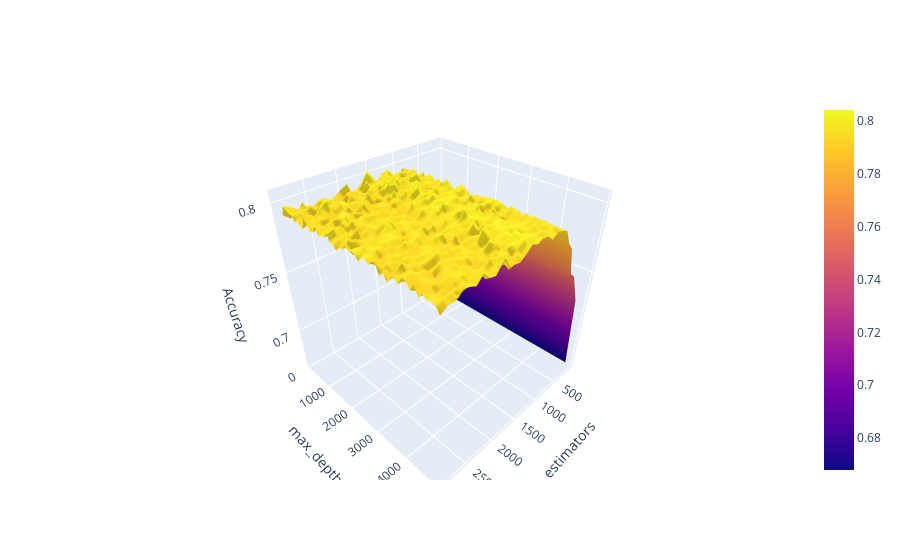

The code cell stored with this chart in its notebook:
### Code cell
depth_accuracy_accuracies = [[0.668, 0.731, 0.743, 0.748, 0.761, 0.777, 0.78, 0.794, 0.796, 0.788, 0.794, 0.799, 0.797, 0.784, 0.794, 0.784, 0.784, 0.786, 0.798, 0.796, 0.793, 0.79, 0.79, 0.789, 0.786, 0.796, 0.791, 0.788, 0.792], [0.668, 0.73, 0.739, 0.752, 0.76, 0.769, 0.782, 0.794, 0.791, 0.795, 0.793, 0.799, 0.795, 0.791, 0.798, 0.804, 0.797, 0.793, 0.791, 0.79, 0.792, 0.791, 0.795, 0.795, 0.792, 0.791, 0.793, 0.797, 0.799], [0.668, 0.728, 0.742, 0.76, 0.762, 0.772, 0.787, 0.792, 0.792, 0.788, 0.796, 0.794, 0.797, 0.799, 0.794, 0.795, 0.787, 0.793, 0.795, 0.795, 0.789, 0.788, 0.789, 0.788, 0.793, 0.796, 0.792, 0.793, 0.797], [0.668, 0.726, 0.742, 0.752, 0.764, 0.773, 0.785, 0.789, 0.796, 0.798, 0.798, 0.798, 0.796, 0.797, 0.795, 0.794, 0.8, 0.793, 0.791, 0.794, 0.785, 0.794, 0.796, 0.797, 0.793, 0.796, 0.795, 0.794, 0.796], [0.668, 0.727, 0.741, 0.752, 0.758, 0.772, 0.785, 0.791, 0.799, 0.795, 0.792, 0.797, 0.793, 0.801, 0.798, 0.798, 0.795, 0.789, 0.793, 0.795, 0.789, 0.792, 0.794, 0.791, 0.796, 0.788, 0.792, 0.797, 0.796], [0.668, 0.732, 0.74, 0.751, 0.761, 0.774, 0.784, 0.791, 0.798, 0.794, 0.796, 0.797, 0.795, 0.797, 0.797, 0.797, 0.798, 0.793, 0.797, 0.792, 0.788, 0.795, 0.796, 0.795, 0.797, 0.787, 0.793, 0.797, 0.792], [0.668, 0.729, 0.74, 0.749, 0.764, 0.774, 0.784, 0.797, 0.793, 0.794, 0.79, 0.792, 0.795, 0.799, 0.8, 0.791, 0.798, 0.798, 0.794, 0.795, 0.787, 0.796, 0.794, 0.795, 0.79, 0.788, 0.795, 0.793, 0.794], [0.668, 0.724, 0.741, 0.75, 0.757, 0.773, 0.783, 0.792, 0.793, 0.798, 0.793, 0.799, 0.798, 0.793, 0.8, 0.794, 0.795, 0.794, 0.794, 0.793, 0.795, 0.795, 0.797, 0.791, 0.803, 0.799, 0.794, 0.792, 0.792], [0.668, 0.728, 0.743, 0.754, 0.757, 0.771, 0.783, 0.794, 0.795, 0.796, 0.793, 0.796, 0.794, 0.802, 0.796, 0.8, 0.798, 0.792, 0.799, 0.792, 0.795, 0.796, 0.795, 0.79, 0.795, 0.796, 0.793, 0.793, 0.791], [0.668, 0.729, 0.74, 0.753, 0.758, 0.772, 0.784, 0.792, 0.797, 0.797, 0.803, 0.801, 0.792, 0.795, 0.801, 0.801, 0.793, 0.795, 0.791, 0.795, 0.791, 0.793, 0.792, 0.795, 0.791, 0.793, 0.796, 0.793, 0.799], [0.668, 0.727, 0.744, 0.752, 0.759, 0.775, 0.784, 0.793, 0.799, 0.795, 0.794, 0.794, 0.8, 0.793, 0.793, 0.795, 0.794, 0.788, 0.791, 0.796, 0.797, 0.793, 0.798, 0.79, 0.79, 0.796, 0.796, 0.793, 0.796], [0.668, 0.727, 0.74, 0.754, 0.764, 0.772, 0.784, 0.79, 0.799, 0.796, 0.797, 0.8, 0.799, 0.795, 0.798, 0.793, 0.797, 0.794, 0.794, 0.792, 0.797, 0.79, 0.791, 0.797, 0.796, 0.792, 0.79, 0.795, 0.792], [0.668, 0.73, 0.745, 0.749, 0.76, 0.776, 0.782, 0.792, 0.795, 0.796, 0.795, 0.797, 0.798, 0.796, 0.794, 0.798, 0.791, 0.793, 0.794, 0.795, 0.791, 0.794, 0.796, 0.796, 0.796, 0.797, 0.795, 0.794, 0.793], [0.668, 0.73, 0.741, 0.752, 0.759, 0.775, 0.782, 0.792, 0.799, 0.795, 0.791, 0.796, 0.8, 0.798, 0.799, 0.794, 0.802, 0.793, 0.793, 0.792, 0.794, 0.788, 0.789, 0.795, 0.796, 0.789, 0.797, 0.792, 0.798], [0.668, 0.726, 0.739, 0.754, 0.763, 0.776, 0.785, 0.792, 0.796, 0.795, 0.797, 0.793, 0.797, 0.795, 0.796, 0.792, 0.797, 0.796, 0.795, 0.797, 0.792, 0.795, 0.795, 0.792, 0.799, 0.794, 0.794, 0.795, 0.793], [0.668, 0.729, 0.744, 0.752, 0.759, 0.774, 0.784, 0.794, 0.798, 0.797, 0.791, 0.795, 0.796, 0.802, 0.799, 0.794, 0.797, 0.791, 0.793, 0.794, 0.794, 0.792, 0.794, 0.796, 0.794, 0.797, 0.789, 0.794, 0.794], [0.668, 0.728, 0.743, 0.755, 0.761, 0.773, 0.784, 0.794, 0.8, 0.8, 0.792, 0.797, 0.797, 0.797, 0.794, 0.794, 0.795, 0.793, 0.795, 0.791, 0.796, 0.797, 0.797, 0.794, 0.798, 0.792, 0.798, 0.795, 0.794], [0.668, 0.731, 0.741, 0.751, 0.759, 0.774, 0.784, 0.792, 0.795, 0.796, 0.798, 0.8, 0.799, 0.798, 0.798, 0.795, 0.794, 0.791, 0.797, 0.792, 0.793, 0.793, 0.793, 0.795, 0.794, 0.79, 0.794, 0.8, 0.798], [0.668, 0.728, 0.744, 0.753, 0.757, 0.772, 0.785, 0.794, 0.796, 0.8, 0.796, 0.794, 0.798, 0.794, 0.795, 0.799, 0.795, 0.792, 0.795, 0.796, 0.793, 0.796, 0.793, 0.795, 0.79, 0.796, 0.792, 0.794, 0.793], [0.668, 0.73, 0.743, 0.754, 0.76, 0.772, 0.784, 0.798, 0.796, 0.796, 0.796, 0.794, 0.793, 0.799, 0.799, 0.796, 0.799, 0.792, 0.792, 0.794, 0.793, 0.797, 0.794, 0.794, 0.793, 0.792, 0.797, 0.796, 0.793], [0.668, 0.729, 0.741, 0.751, 0.758, 0.775, 0.787, 0.797, 0.797, 0.798, 0.796, 0.792, 0.799, 0.801, 0.795, 0.794, 0.796, 0.792, 0.795, 0.796, 0.798, 0.796, 0.794, 0.796, 0.79, 0.799, 0.794, 0.794, 0.79], [0.668, 0.728, 0.743, 0.754, 0.761, 0.775, 0.782, 0.795, 0.799, 0.794, 0.799, 0.797, 0.797, 0.797, 0.794, 0.796, 0.797, 0.792, 0.795, 0.793, 0.794, 0.799, 0.797, 0.794, 0.792, 0.793, 0.791, 0.798, 0.794], [0.668, 0.726, 0.743, 0.752, 0.758, 0.771, 0.786, 0.793, 0.797, 0.792, 0.8, 0.798, 0.797, 0.799, 0.8, 0.797, 0.797, 0.793, 0.792, 0.797, 0.795, 0.798, 0.794, 0.791, 0.793, 0.792, 0.796, 0.797, 0.793], [0.668, 0.727, 0.743, 0.752, 0.76, 0.773, 0.783, 0.792, 0.795, 0.796, 0.796, 0.798, 0.8, 0.796, 0.797, 0.798, 0.793, 0.791, 0.794, 0.795, 0.796, 0.793, 0.799, 0.796, 0.792, 0.794, 0.792, 0.789, 0.797], [0.668, 0.727, 0.743, 0.75, 0.761, 0.776, 0.782, 0.795, 0.796, 0.795, 0.796, 0.8, 0.8, 0.799, 0.798, 0.796, 0.798, 0.793, 0.795, 0.795, 0.795, 0.792, 0.795, 0.795, 0.793, 0.795, 0.794, 0.795, 0.795], [0.668, 0.728, 0.742, 0.756, 0.759, 0.776, 0.785, 0.793, 0.796, 0.799, 0.792, 0.795, 0.796, 0.799, 0.801, 0.793, 0.797, 0.795, 0.794, 0.793, 0.795, 0.796, 0.797, 0.796, 0.794, 0.797, 0.794, 0.796, 0.796], [0.668, 0.73, 0.742, 0.753, 0.758, 0.775, 0.783, 0.795, 0.797, 0.793, 0.795, 0.796, 0.798, 0.795, 0.795, 0.795, 0.794, 0.796, 0.793, 0.79, 0.796, 0.791, 0.795, 0.796, 0.795, 0.794, 0.795, 0.797, 0.795], [0.668, 0.728, 0.743, 0.754, 0.762, 0.774, 0.783, 0.794, 0.798, 0.796, 0.794, 0.795, 0.797, 0.796, 0.795, 0.794, 0.794, 0.795, 0.792, 0.796, 0.795, 0.795, 0.795, 0.796, 0.796, 0.798, 0.795, 0.799, 0.792], [0.668, 0.729, 0.744, 0.752, 0.756, 0.773, 0.781, 0.792, 0.798, 0.792, 0.797, 0.795, 0.798, 0.796, 0.797, 0.796, 0.796, 0.794, 0.795, 0.798, 0.795, 0.794, 0.791, 0.792, 0.794, 0.795, 0.797, 0.796, 0.796], [0.668, 0.729, 0.743, 0.753, 0.761, 0.771, 0.783, 0.795, 0.799, 0.797, 0.798, 0.796, 0.798, 0.8, 0.8, 0.797, 0.798, 0.794, 0.798, 0.792, 0.795, 0.796, 0.795, 0.794, 0.791, 0.793, 0.791, 0.796, 0.796], [0.668, 0.73, 0.741, 0.754, 0.76, 0.772, 0.783, 0.792, 0.799, 0.798, 0.792, 0.8, 0.797, 0.796, 0.794, 0.795, 0.795, 0.792, 0.793, 0.793, 0.792, 0.797, 0.796, 0.798, 0.795, 0.793, 0.792, 0.794, 0.794], [0.668, 0.727, 0.742, 0.752, 0.761, 0.773, 0.785, 0.793, 0.799, 0.794, 0.792, 0.795, 0.796, 0.795, 0.803, 0.795, 0.796, 0.797, 0.795, 0.793, 0.794, 0.792, 0.795, 0.794, 0.793, 0.794, 0.797, 0.79, 0.797], [0.668, 0.728, 0.743, 0.756, 0.762, 0.773, 0.786, 0.793, 0.799, 0.798, 0.794, 0.796, 0.8, 0.798, 0.798, 0.795, 0.797, 0.795, 0.794, 0.793, 0.791, 0.794, 0.792, 0.792, 0.796, 0.791, 0.797, 0.794, 0.798], [0.668, 0.726, 0.741, 0.754, 0.76, 0.775, 0.784, 0.793, 0.798, 0.793, 0.799, 0.792, 0.797, 0.798, 0.799, 0.793, 0.796, 0.794, 0.794, 0.799, 0.799, 0.795, 0.795, 0.792, 0.794, 0.794, 0.794, 0.796, 0.791], [0.668, 0.728, 0.742, 0.753, 0.76, 0.775, 0.781, 0.795, 0.795, 0.797, 0.794, 0.798, 0.797, 0.797, 0.8, 0.797, 0.796, 0.794, 0.797, 0.792, 0.795, 0.794, 0.794, 0.795, 0.793, 0.79, 0.791, 0.791, 0.795], [0.668, 0.729, 0.742, 0.755, 0.759, 0.774, 0.783, 0.793, 0.799, 0.795, 0.796, 0.794, 0.798, 0.796, 0.794, 0.799, 0.794, 0.791, 0.798, 0.794, 0.794, 0.793, 0.796, 0.796, 0.797, 0.794, 0.798, 0.793, 0.79], [0.668, 0.727, 0.742, 0.751, 0.758, 0.775, 0.782, 0.794, 0.798, 0.793, 0.79, 0.797, 0.797, 0.794, 0.799, 0.79, 0.792, 0.793, 0.791, 0.793, 0.796, 0.792, 0.795, 0.794, 0.794, 0.795, 0.792, 0.792, 0.794], [0.668, 0.726, 0.743, 0.754, 0.759, 0.773, 0.781, 0.791, 0.798, 0.798, 0.794, 0.797, 0.797, 0.798, 0.798, 0.794, 0.796, 0.797, 0.796, 0.794, 0.793, 0.795, 0.798, 0.796, 0.795, 0.791, 0.795, 0.795, 0.796], [0.668, 0.731, 0.742, 0.755, 0.757, 0.776, 0.784, 0.79, 0.796, 0.795, 0.795, 0.795, 0.797, 0.797, 0.795, 0.799, 0.797, 0.794, 0.793, 0.795, 0.79, 0.793, 0.795, 0.791, 0.79, 0.793, 0.796, 0.794, 0.793], [0.668, 0.73, 0.742, 0.752, 0.758, 0.773, 0.785, 0.793, 0.798, 0.794, 0.795, 0.795, 0.799, 0.797, 0.799, 0.797, 0.802, 0.795, 0.796, 0.794, 0.796, 0.794, 0.793, 0.796, 0.793, 0.796, 0.795, 0.792, 0.798], [0.668, 0.726, 0.742, 0.753, 0.761, 0.775, 0.783, 0.791, 0.797, 0.795, 0.796, 0.796, 0.797, 0.797, 0.796, 0.795, 0.793, 0.792, 0.793, 0.795, 0.794, 0.795, 0.792, 0.794, 0.789, 0.793, 0.794, 0.79, 0.798], [0.668, 0.73, 0.742, 0.753, 0.758, 0.776, 0.782, 0.795, 0.798, 0.796, 0.796, 0.798, 0.799, 0.8, 0.797, 0.796, 0.795, 0.793, 0.797, 0.793, 0.795, 0.792, 0.795, 0.793, 0.793, 0.792, 0.794, 0.791, 0.794], [0.668, 0.73, 0.742, 0.751, 0.756, 0.777, 0.784, 0.792, 0.796, 0.794, 0.794, 0.797, 0.799, 0.796, 0.799, 0.795, 0.797, 0.801, 0.796, 0.794, 0.79, 0.793, 0.792, 0.794, 0.792, 0.791, 0.794, 0.791, 0.798], [0.668, 0.729, 0.742, 0.753, 0.757, 0.777, 0.783, 0.795, 0.798, 0.794, 0.798, 0.797, 0.794, 0.8, 0.798, 0.796, 0.792, 0.794, 0.793, 0.794, 0.792, 0.795, 0.797, 0.795, 0.796, 0.795, 0.796, 0.792, 0.793], [0.668, 0.729, 0.741, 0.752, 0.759, 0.778, 0.784, 0.793, 0.797, 0.797, 0.794, 0.795, 0.797, 0.799, 0.801, 0.797, 0.795, 0.796, 0.791, 0.795, 0.79, 0.794, 0.795, 0.795, 0.794, 0.793, 0.791, 0.793, 0.796], [0.668, 0.727, 0.744, 0.751, 0.76, 0.773, 0.784, 0.793, 0.797, 0.794, 0.796, 0.796, 0.796, 0.8, 0.798, 0.798, 0.799, 0.796, 0.796, 0.798, 0.795, 0.795, 0.793, 0.797, 0.791, 0.79, 0.795, 0.793, 0.794], [0.668, 0.728, 0.743, 0.755, 0.757, 0.774, 0.784, 0.794, 0.797, 0.796, 0.792, 0.795, 0.799, 0.799, 0.8, 0.796, 0.792, 0.797, 0.793, 0.794, 0.792, 0.796, 0.795, 0.793, 0.795, 0.794, 0.791, 0.794, 0.795], [0.668, 0.726, 0.743, 0.753, 0.756, 0.772, 0.783, 0.794, 0.792, 0.795, 0.795, 0.797, 0.797, 0.796, 0.797, 0.793, 0.796, 0.794, 0.799, 0.793, 0.795, 0.792, 0.798, 0.794, 0.796, 0.79, 0.797, 0.796, 0.794], [0.668, 0.729, 0.742, 0.754, 0.758, 0.778, 0.784, 0.794, 0.796, 0.797, 0.794, 0.798, 0.799, 0.797, 0.799, 0.795, 0.792, 0.793, 0.792, 0.799, 0.793, 0.794, 0.799, 0.794, 0.796, 0.797, 0.793, 0.793, 0.79]]
X = np.array(list(range(100, 5000, 100)))
Y = np.array(list(range(1, 30, 1)))
Z = np.array(depth_accuracy_accuracies)

layout = go.Layout(
    xaxis=dict(
        title="n_estimators"
    ),
    yaxis=dict(
        title="max_depth"
    ) ) 

fig = go.Figure(data=[go.Surface(z=Z, x=X, y=X)])

fig.update_layout(scene = dict(
                    xaxis_title='n_estimators',
                    yaxis_title='max_depth',
                    zaxis_title='Accuracy'))

fig.show()
# surf = ax.plot_surface(X, Y, Z, cmap=cm.coolwarm,
#                        linewidth=0, antialiased=False)

# # Customize the z axis.
# # ax.zaxis.set_major_locator(LinearLocator(10))
# # A StrMethodFormatter is used automatically
# ax.zaxis.set_major_formatter('{x:.02f}')

# # Add a color bar which maps values to colors.
# fig.colorbar(surf, shrink=0.5, aspect=5)

# plt.show()
